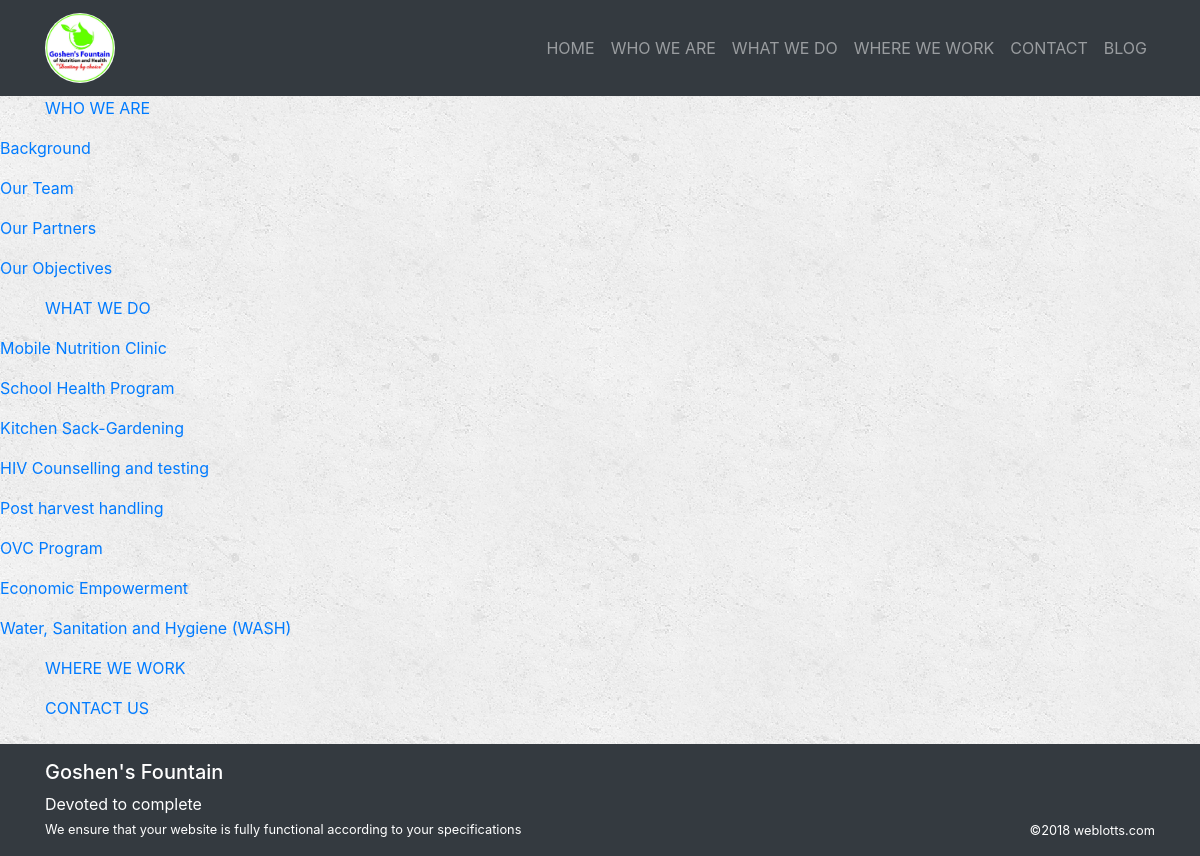
/page/, run on the app's committed database.
### page/models.py (models this page shows, shortened)
class Category(models.Model):
    name = models.CharField(max_length=250)
    slug = models.SlugField(max_length=250)
    cat_content = models.TextField()
    cat_image = models.FileField()

class Page(models.Model):
    page_title = models.CharField(max_length=250)
    slug = models.SlugField(max_length=250)
    page_content = models.TextField()
    page_image = models.FileField()
    category = models.ForeignKey(Category, on_delete=models.CASCADE)

### page/views.py (the view)
def index_list(request):
    categories = Category.objects.all()
    pages = Page.objects.all()
    return render(request, 'page/page_list.html', {'categories': categories, 'pages': pages})

### page/templates/page/page_list.html (shortened to what this page needs)
{% extends 'blog/base.html' %}
{% block body %}
    {% for category in categories %}
        <div class="container">
            <ul class="list-unstyled">
                <li><a href="{% url 'page:post_by_category' category.slug %}">{{ category.name }}</a></li>
            </ul>
        </div>
        {% for page in category.page_set.all %}
            <ul class="list-unstyled">
                <li><a href="{% url 'page:page_detail' page.id %}">{{ page.page_title }}</a></li>
            </ul>
        {% endfor %}
    {% endfor %}
{% endblock %}

### blog/static/blog/style.css (style rules this page uses)
body { background: white url("images/background.png"); }
html { min-height: 100%; }
html, html a, body { -webkit-font-smoothing: antialiased; -webkit-font-smoothing: antialiased; }
body { font-family: 'Roboto', sans-serif; }

### data on the page
Category: name "WHO WE ARE"
Page: page_title "Background"
Page: page_title "Our Team"
Page: page_title "Our Partners"
Page: page_title "Our Objectives"
Category: name "WHAT WE DO"
Page: page_title "Mobile Nutrition Clinic"
Page: page_title "School Health Program"
Page: page_title "Kitchen Sack-Gardening"
Page: page_title "HIV Counselling and testing"
Page: page_title "Post harvest handling"
Page: page_title "OVC Program"
Page: page_title "Economic Empowerment"
Page: page_title "Water, Sanitation and Hygiene (WASH)"
Category: name "WHERE WE WORK"
Category: name "CONTACT US"
